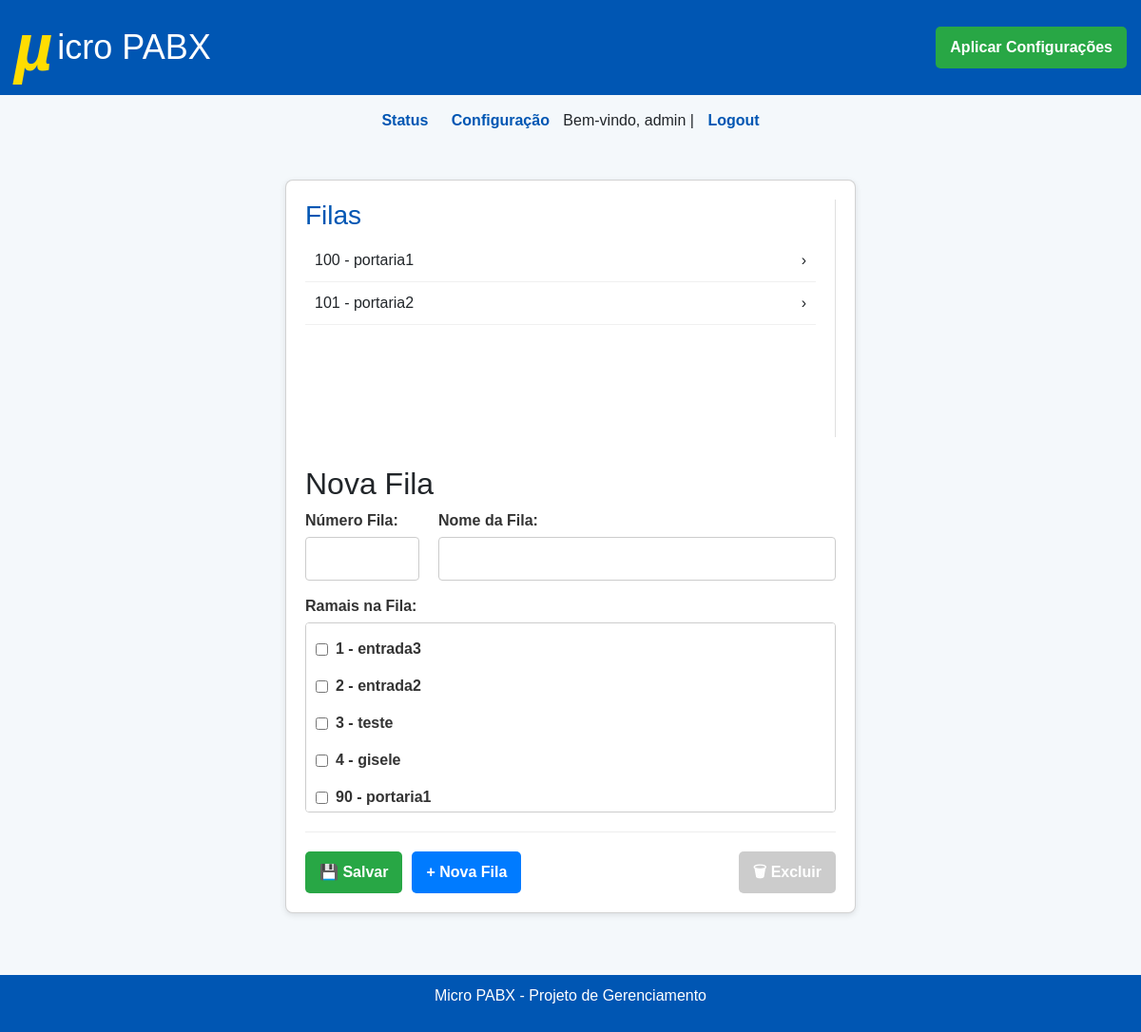
Page /config/fila (signed in) on the earlier database version.
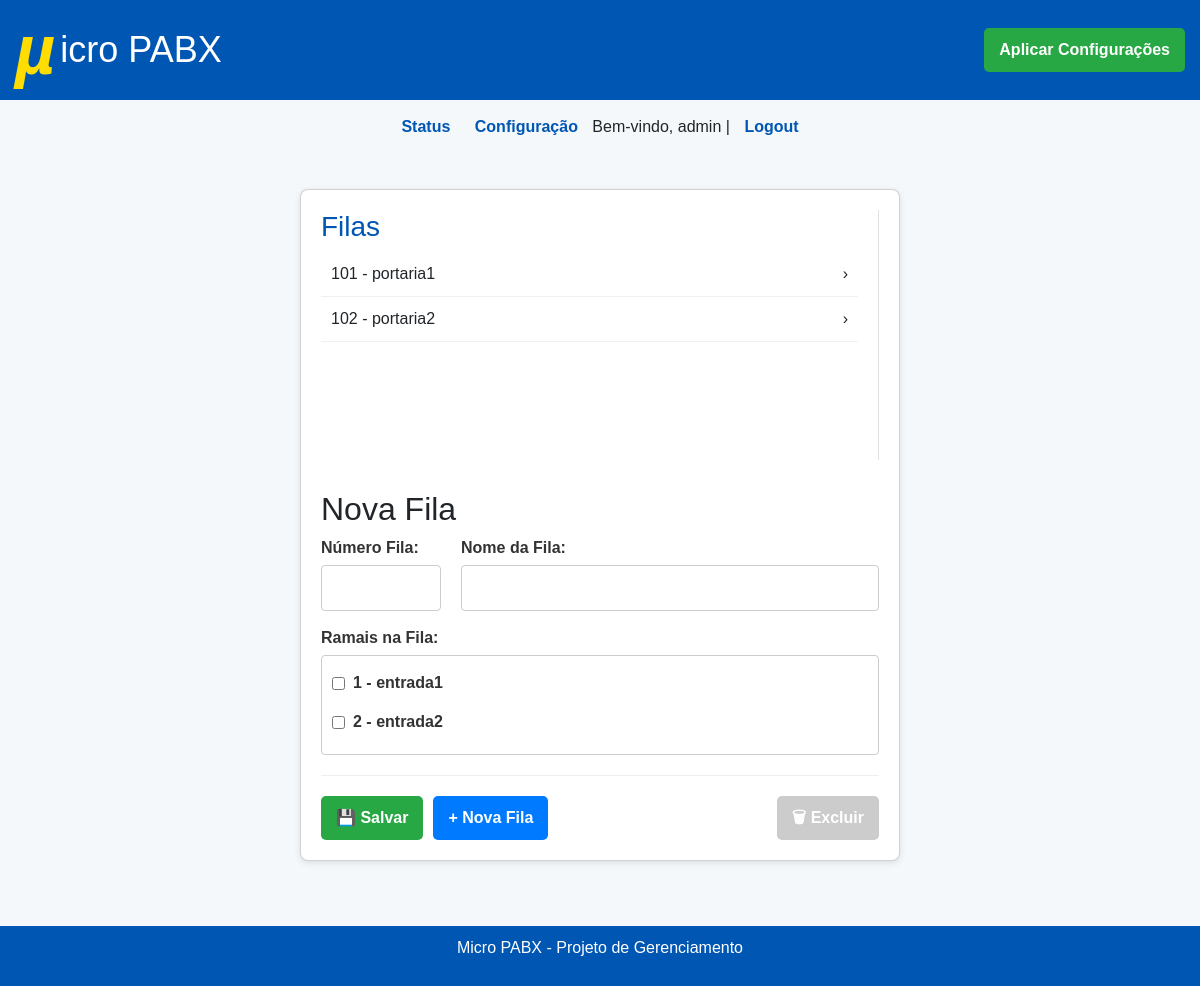
Same page on the later database version.
### tables this page shows
CREATE TABLE filas (
                    id INTEGER PRIMARY KEY AUTOINCREMENT,
                    fila INTEGER UNIQUE NOT NULL,
                    nome TEXT NOT NULL
                );

CREATE TABLE ramais (
                    id INTEGER PRIMARY KEY AUTOINCREMENT,
                    ramal INTEGER UNIQUE NOT NULL,
                    nome TEXT NOT NULL,
                    senha TEXT NOT NULL,
                    contexto TEXT DEFAULT 'interno'
                );

### blueprints/pabx.py (the view, shortened to what this page needs)
@pabx_bp.route("/fila", methods=["GET", "POST"])
@login_required
def cadastro_fila():
    ramais = get_ramais()
    filas = get_filas()
    return render_template("config_filas.html", ramais=ramais, filas=filas)

### auth.py (called while the page is built)
def login_required(f):
    @wraps(f)
    def decorated_function(*args, **kwargs):
        if not session.get("user"):
            flash("Você precisa estar logado para acessar esta página.", "warning")
            return redirect(url_for("auth.login")) # Rota de login agora está no blueprint 'auth'
        return f(*args, **kwargs)
    return decorated_function

### database.py (called while the page is built)
def get_db():
    conn = sqlite3.connect(DB_PATH)
    conn.row_factory = sqlite3.Row
    return conn

def get_ramais():
    conn = get_db()
    ramais_raw = conn.execute("SELECT id, ramal, nome, senha, contexto FROM ramais order by ramal").fetchall()
    ramais = []
    for r in ramais_raw:
        ramais.append({
            "id": r["id"],
            "ramal": r["ramal"],
            "nome": r["nome"],
            "senha": r["senha"],
            "contexto": r["contexto"]
        })
    conn.close()
    return ramais

### templates/config_filas.html (shortened to what this page needs)
{% extends "base.html" %}
{% block content %}
<div class="card layout-split">
    <aside class="sidebar">
        <h3>Filas</h3>
        {% if filas %}
            <ul class="item-list" id="fila-list">
                {% for f in filas %}
                    <li onclick="selectFila(this, '{{ f.id }}', '{{ f.fila }}', '{{ f.nome }}', {{ f.ramais | tojson }})">
                        <span>{{ f.fila }} - {{ f.nome }}</span>
                        <span>&rsaquo;</span>
                    </li>
                {% endfor %}
            </ul>
        {% else %}
            <p>Nenhuma fila cadastrada.</p>
        {% endif %}
    </aside>
    <main class="main-content">
        <h2 id="form-title">Nova Fila</h2>
        <form method="POST" id="form-fila" action="{{ url_for('pabx.cadastro_fila') }}">
            <div class="form-row">
                <div class="form-group" style="flex-basis: 120px; flex-grow: 0;">
                    <label for="fila">Número Fila:</label>
                    <input type="number" name="fila" id="fila" required>
                </div>
                <div class="form-group">
                    <label for="nome">Nome da Fila:</label>
                    <input type="text" name="nome" id="nome" required>
                </div>
            </div>
            <div class="form-group">
                <label>Ramais na Fila:</label>
                <div class="ramais-checkbox-list">
                    {% for r in ramais %}
                        <label class="ramal-checkbox-item" for="ramal-{{ r.id }}">
                            <input type="checkbox" name="ramais" value="{{ r.id }}" id="ramal-{{ r.id }}">
                            <span>{{ r.ramal }} - {{ r.nome }}</span>
                        </label>
                    {% endfor %}
                </div>
            </div>
            <div class="form-actions">
                <button type="submit" class="btn-save">&#128190; Salvar</button>
                <button type="button" class="btn-new" onclick="resetForm()">&#43; Nova Fila</button>
                <button type="button" class="btn-delete" id="btn-delete" onclick="excluirFila()" disabled>&#128465; Excluir</button>
            </div>
        </form>
    </main>
</div>
{% endblock %}

Differences in the rows shown:
removed ramais: ramal "3", nome "teste"
removed ramais: ramal "4", nome "gisele"
removed ramais: ramal "90", nome "portaria1"
changed filas "portaria1": fila "100" → "101"
changed filas "portaria2": fila "101" → "102"
changed ramais: nome "entrada3" → "entrada1"
